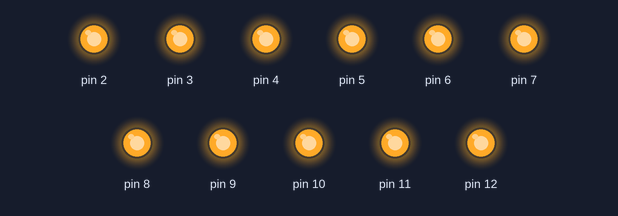
Bench run of a sketch on a simulated Arduino Uno, built with avr-gcc and run on an emulated ATmega328P. Parts: output pins drawn as LEDs (lit = HIGH).

Above: at 2.35 s.
At 6.75 s:
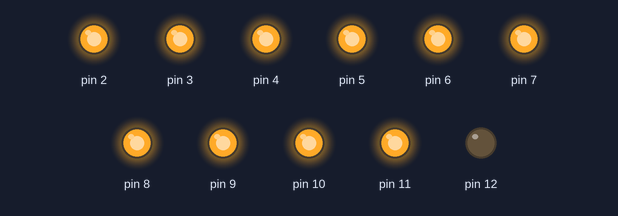
At 11.25 s:
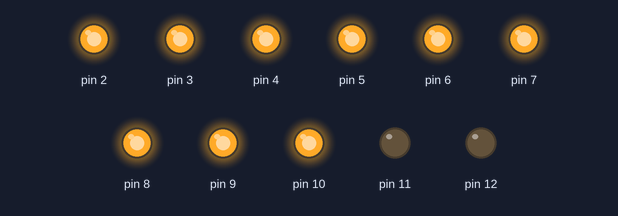
At 20.15 s:
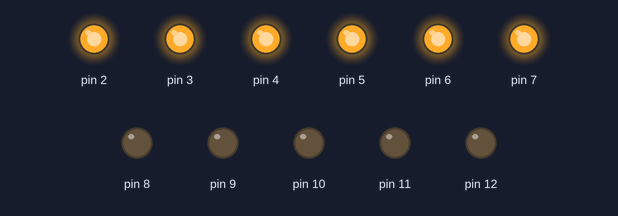
At 29.05 s:
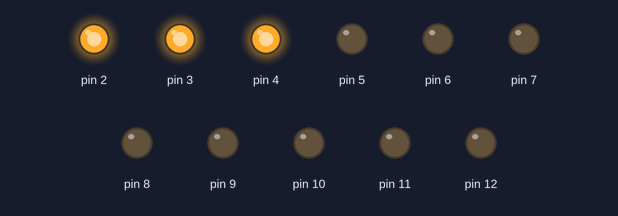
At 38.0 s:
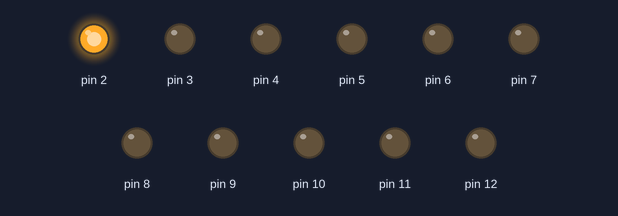
Timing chart, 0 to 40.0 s (numbered marks = the images above):
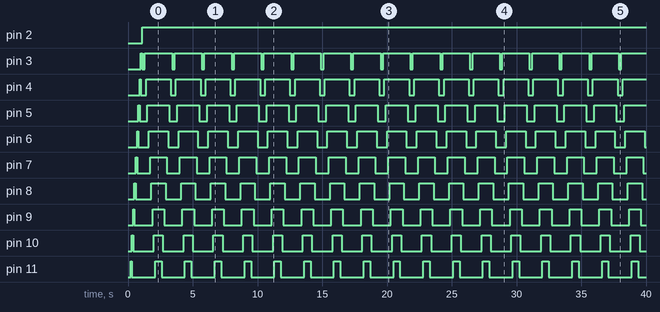

Measured:
- by itself, pin 2: LOW → HIGH at 1.1 s
- by itself, pin 3: repeats every 2.3 s: LOW 0.20 s, HIGH 2.1 s
- by itself, pin 4: repeats every 2.3 s: LOW 0.40 s, HIGH 1.9 s
- by itself, pin 5: repeats every 2.3 s: LOW 0.60 s, HIGH 1.7 s
- by itself, pin 6: repeats every 2.3 s: LOW 0.80 s, HIGH 1.5 s
- by itself, pin 7: repeats every 2.3 s: LOW 1.0 s, HIGH 1.3 s
- by itself, pin 8: repeats every 2.3 s: LOW 1.2 s, HIGH 1.1 s
- by itself, pin 9: repeats every 2.3 s: LOW 1.4 s, HIGH 0.90 s

The sketch:

ForLoopIteration_Modded_Reverse.ino
```cpp
/*
  For Loop Iteration

 Demonstrates the use of a for() loop.
 Lights multiple LEDs in sequence, then in reverse.

 The circuit:
 * LEDs from pins 2 through 11 to ground
 */

int timer = 100;           // The higher the number, the slower the timing.

void setup() {
  // use a for loop to initialize each pin as an output:
  for (int thisPin = 2; thisPin < 13; thisPin++)  {
    pinMode(thisPin, OUTPUT);
  }
}

void loop() {
    // loop from the highest pin to the lowest:
  for (int thisPin = 13; thisPin >= 2; thisPin--) {
    // turn the pin on:
    digitalWrite(thisPin, HIGH);
    delay(timer);
    // turn the pin off:
    digitalWrite(thisPin, LOW);
  }
   // loop from the lowest pin to the highest:
   for (int thisPin = 2; thisPin < 13; thisPin++) {
    // turn the pin on:
    digitalWrite(thisPin, HIGH);
    delay(timer);
  }
}
```
